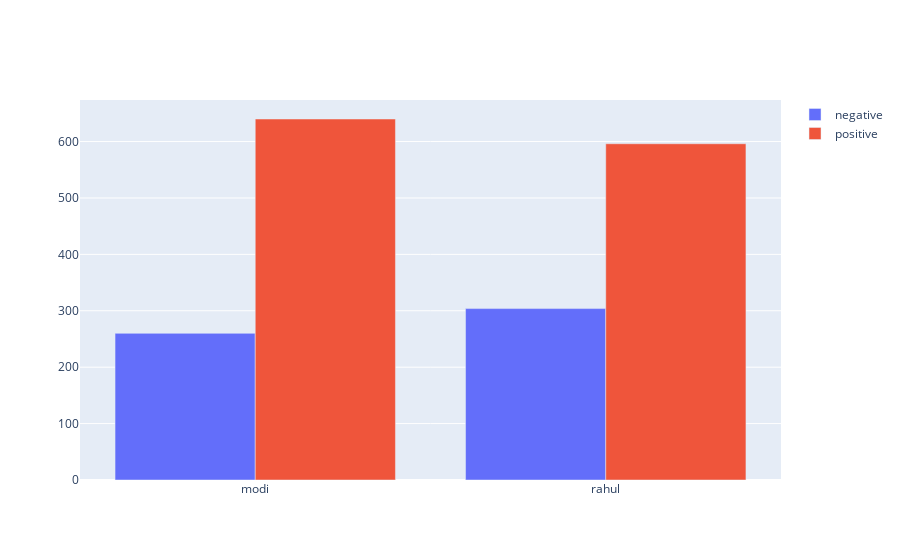

Source (notebook cell):
### Code cell
#visualization
politians=["modi","rahul"]
neg_list=[neg_modi,neg_rahul]
pos_list=[pos_modi,pos_rahul]
fig=go.Figure(data=[
    go.Bar(name="negative",x=politians,y=neg_list),
    go.Bar(name="positive",x=politians,y=pos_list),
]
)
fig.update_layout(barmode="group")
fig.show()

### Figure 1 — Plotly figure (JSON) as saved in the notebook; plotly's stock layout.template omitted (floating-point values rounded to 4 significant figures)
{"data": [{"name": "negative", "type": "bar", "x": ["modi", "rahul"], "y": [260, 303.9]}, {"name": "positive", "type": "bar", "x": ["modi", "rahul"], "y": [640, 596.1]}], "layout": {"barmode": "group"}}
